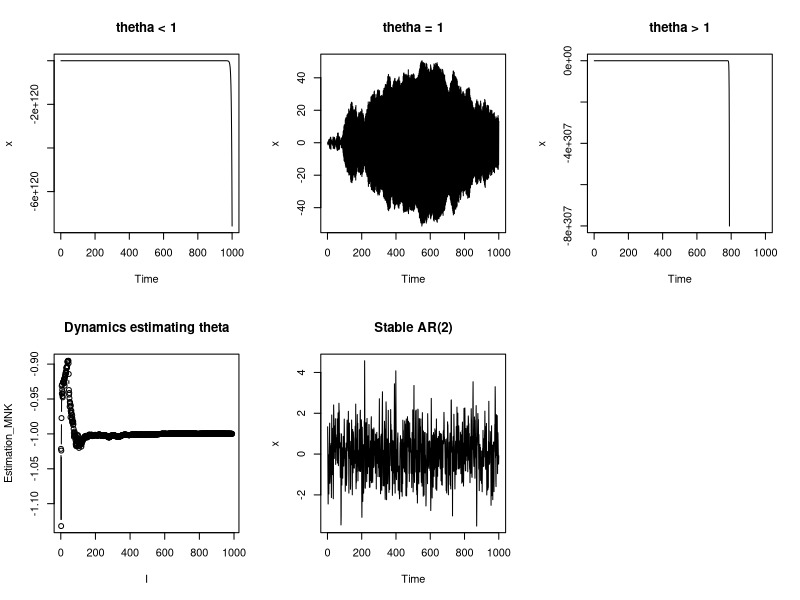

Write the R code that produced this figure.
library("stats")

AR<-function(theta,n){ # Вариация процесса, с передаваемыми theta. Вообще это процесс общего порядка, но тк я передаю
                       # Тета, то порядок эквивалентен размерности тета.  
    p<-length(theta)
    x<-rnorm(n+p)# Вектор размерности n+p

    for (i in (p+1):(n+p)) {
    x[i] <- sum(theta * rev(x[(i-p):(i-1)])) + rnorm(1)
    }

    x <- x[(p+1):(n+p)]

    return(x)
}

Estimation_MNK <- function(x) {
  n <- length(x)
  numerator <- 0
  denominator <- 0

  for (i in 2:n) {
    numerator <- numerator + x[i] * x[i-1]
    denominator <- denominator + x[i-1] * x[i-1]
  }

  theta <- numerator / denominator

  return(theta)
}

Estimation_MLE <- function(x) {
  n <- length(x)
  numerator <- 0
  denominator <- 0

  for (i in 2:n) {
    numerator <- numerator + x[i] * x[i-1]
    denominator <- denominator + x[i-1] * x[i-1]
  }

  theta <- numerator / denominator

  return(theta)
}


Generate_vector_theta_stationary <- function() { # размерность 2
  max_iterations <- 1000
  num_iterations <- 0

 while (num_iterations < max_iterations) {
   theta_local <- c(rnorm(1), rnorm(1))
   roots <- polyroot(c(-theta_local[2], -theta_local[1], 1))

   if (all(abs(roots)) < 1) {
     return(theta_local)
   }

   num_iterations <- num_iterations + 1
 }

 # Если не удалось найти устойчивый вектор theta
 return(c(0.5, -0.2))
}

#######################################################
#                      Задания                        #
#######################################################
par(mfrow = c(2, 3)) # Разбил окно вывод графков на сетку 2*3
############ 1 ##########


########################
#       Типы тета:     #
#    1 - |theta| < 1   #
#    2 - |theta| = 1   #
#    3 - |theta| > 1   #
########################

theta1 <- rnorm(1, mean=0, sd=0.5)

theta2 <- sample(c(-1, 1), 1)

theta3 <- rnorm(1, mean=2, sd=1)


# 1.1
theta <- c(theta1)
n<-1000
x<- AR(theta,n)
# png(filename="./AR_Plots/theta_lower_1.png")
plot.ts(x, main = "thetha < 1")
# dev.off()

# 1.2
theta <- c(theta2)
n <-1000
x <- AR(theta,n)
# png(filename="./AR_Plots/theta_equal_1.png")
plot.ts(x, main = "thetha = 1")
# dev.off()

# 1.3

theta <- c(theta3)
n <-1000
x <- AR(theta,n)
# png(filename="./AR_Plots/theta_upper_1.png")
plot.ts(x, main = "thetha > 1")
# dev.off()

############ 2 ##########
#Оценка МНК
theta <- c(theta1)
n <-1000
x <- AR(theta,n)

estimated_theta_mnk <- Estimation_MNK(x)
print("############ 2 ##########")
print(paste("Real theta: ", theta, " Estimated theta: ", estimated_theta_mnk))

############ 3 ##########
#Оценка ММН

#
# В случае гауссовского шума МНК и ММП выглядят одинаково.
# Для MП ошибка распредлена нормально, а авторегрессия описывается ошибкой
# Отриц логарифм правдоподоия эквивалентен МНК
# В выводе оценки будут разные потому, что данные заново генерируются.
#
theta <- c(theta1)
n <-1000
x <- AR(theta,n)

estimated_theta_mle <- Estimation_MLE(x)
print("############ 3 ##########")
print(paste("Real theta: ", theta, " Estimated theta: ", estimated_theta_mle))

############ 4 ##########

#4.a

theta <- theta2
n <- 1000
x <- AR(theta,n)
#4.b

estimated_theta_mnk_by_10_numbers <-Estimation_MNK(head(x,10))
print("############ 4 ##########")
print(paste("Real theta: ", theta, " Estimated theta: ", estimated_theta_mnk_by_10_numbers))

#4.c

estimated_theta_mnk_vector <- numeric(n)
for (i in 11:n){
  #Пусть первые 11 элементов вектора будут пустые
  estimated_theta_mnk_vector[i]<-estimated_theta_mnk_by_i_numbers <-Estimation_MNK(head(x,i))
}
estimated_theta_mnk_vector <- estimated_theta_mnk_vector[-c(1:11)]

#png(filename="./AR_Plots/Estimation_MNK_from_11_to_1000.png")
plot(estimated_theta_mnk_vector, type = 'b', main = "Dynamics estimating theta", xlab = "I", ylab = "Estimation_MNK", pch = 1)
# dev.off()

############ 5 ##########

theta <- Generate_vector_theta_stationary()
print("############ 5 ##########")
print("Theta vector:")
print(theta)

n <- 1000
x <- AR(theta,n)
plot.ts(x, main = "Stable AR(2)")

############ 6 ##########

model <- arima(x, order=c(2, 0, 0), include.mean=FALSE)

print("############ 6 ##########")
print (model)
